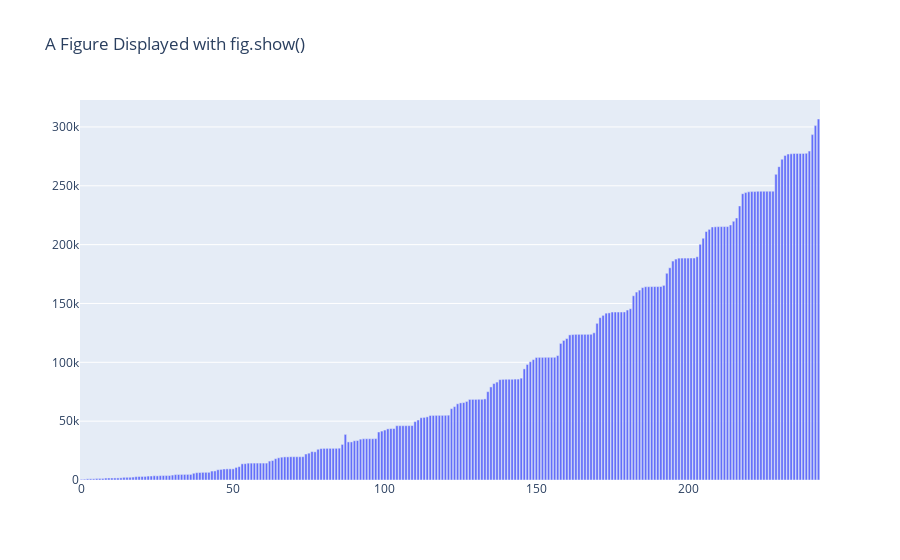

Write notebook code for a chart like this one.
### Code cell
import plotly.graph_objects as go
from plotly.offline import plot, iplot
import plotly.graph_objs as go
import plotly.offline
plotly.offline.init_notebook_mode(connected=True) 
fig = go.Figure(
    data=[go.Bar(y=CASES)],
    layout_title_text="A Figure Displayed with fig.show()"
)
fig.show()

### Figure 1 — Plotly figure (JSON) as saved in the notebook; plotly's stock layout.template omitted (floating-point values rounded to 4 significant figures; data arrays with more than 128 entries replaced by an {"elided": "..."} marker saying what was removed)
{"data": [{"type": "bar", "y": {"elided": "244 str values"}}], "layout": {"title": {"text": "A Figure Displayed with fig.show()"}}}
